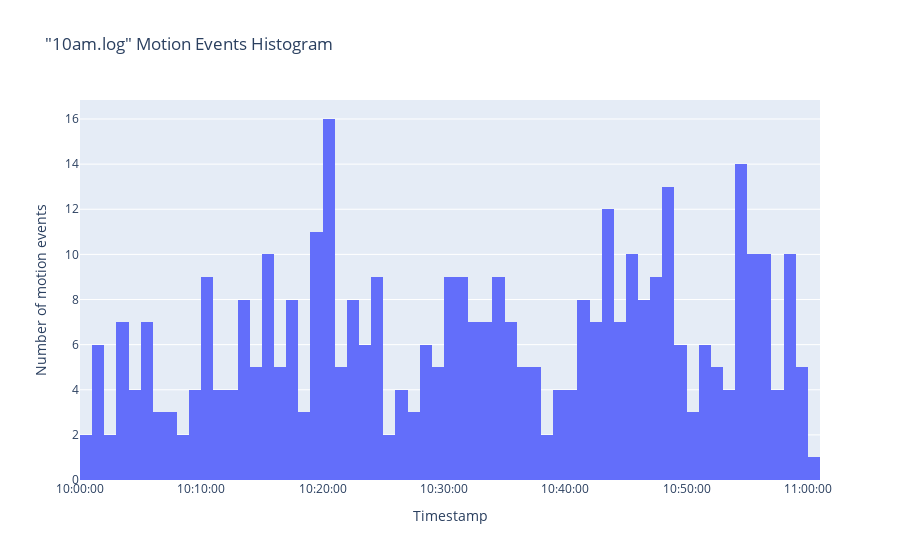

Here is the notebook cell this chart was saved with:
### Code cell
plot_motion_frame_histogram("10am.log", n_bins=100)

### Figure 1 — Plotly figure (JSON) as saved in the notebook; plotly's stock layout.template omitted (floating-point values rounded to 4 significant figures; data arrays with more than 128 entries replaced by an {"elided": "..."} marker saying what was removed)
{"data": [{"alignmentgroup": "True", "bingroup": "x", "hovertemplate": "x=%{x}<br>count=%{y}<extra></extra>", "legendgroup": "", "marker": {"color": "#636efa", "pattern": {"shape": ""}}, "name": "", "nbinsx": 100, "offsetgroup": "", "orientation": "v", "showlegend": false, "type": "histogram", "x": {"elided": "391 str values"}, "xaxis": "x", "yaxis": "y"}], "layout": {"barmode": "relative", "legend": {"tracegroupgap": 0}, "title": {"text": "\"10am.log\" Motion Events Histogram"}, "xaxis": {"anchor": "y", "domain": [0, 1], "tickformat": "%H:%M:%S", "title": {"text": "Timestamp"}}, "yaxis": {"anchor": "x", "domain": [0, 1], "title": {"text": "Number of motion events"}}}}
